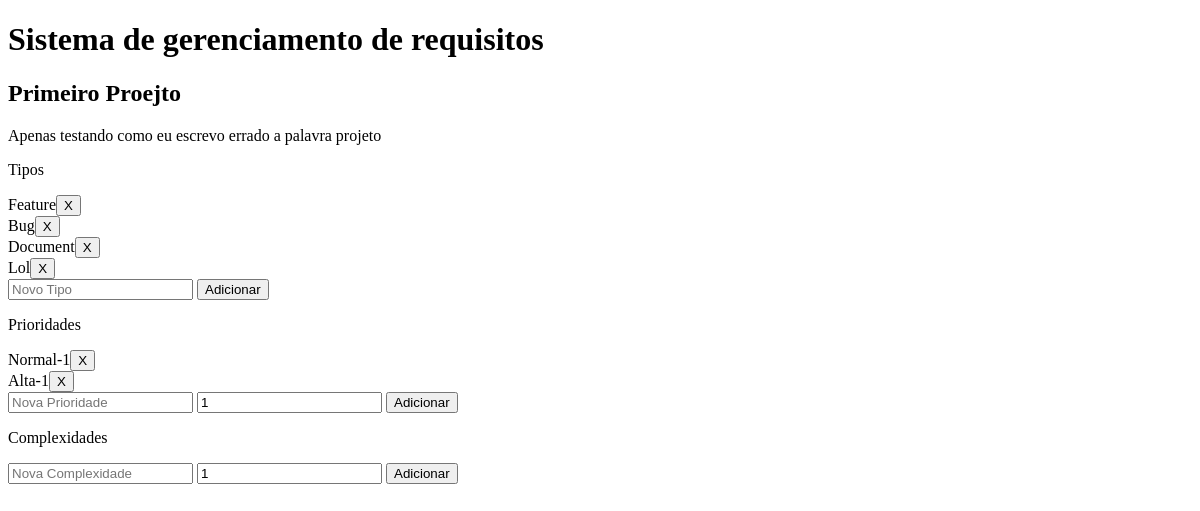
/projeto/1, run on an earlier commit of the app's database.
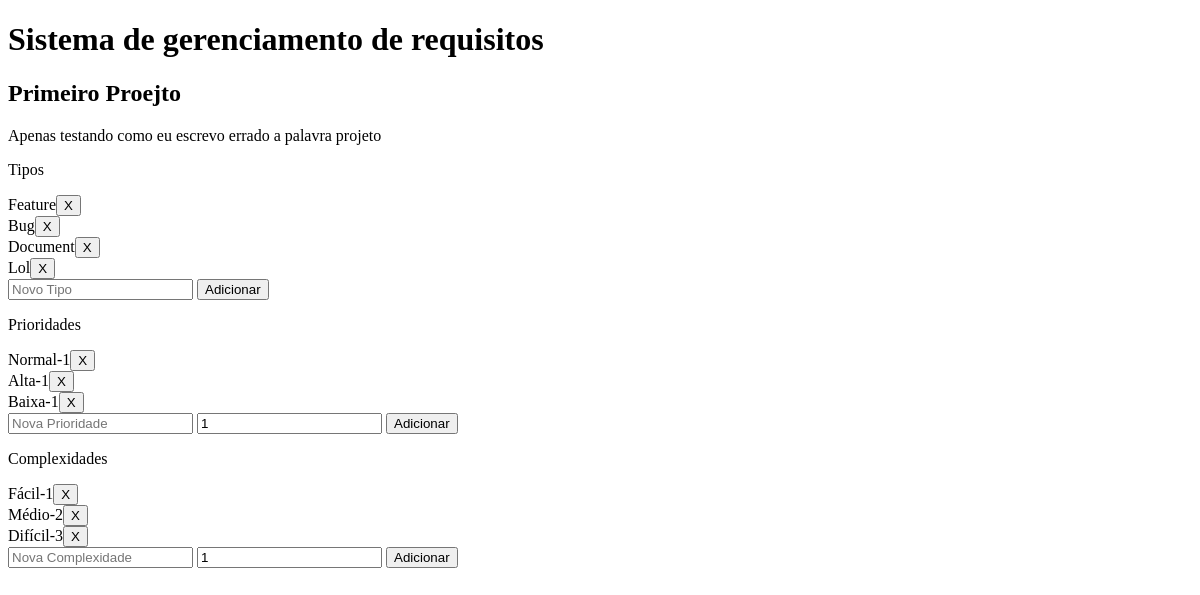
And on a later commit of the database.
### Projeto/models.py (models this page shows, shortened)
class Projeto(models.Model):
	nome = models.CharField(max_length=45)
	descricao = models.TextField(max_length=512)
	def propiedades(self):
		return {'projeto' : self,
		'tipos': self.tipos.all(),
		'prioridades': self.prioridades.all(),
		'complexidades':self.complexidades.all()}

class Tipo(models.Model):
	nome = models.CharField(max_length=125)
	projeto = models.ForeignKey(Projeto, on_delete=models.CASCADE, related_name='tipos')

class Prioridade(models.Model):
	label = models.CharField(max_length=125)
	valor = models.IntegerField()
	projeto = models.ForeignKey(Projeto, on_delete=models.CASCADE, related_name='prioridades')

class Complexidade(models.Model):
	label = models.CharField(max_length=125)
	valor = models.IntegerField()
	projeto = models.ForeignKey(Projeto, on_delete=models.CASCADE, related_name='complexidades')

### Projeto/projetoView.py (the view)
# urls.py: url(r'^projeto/(?P<projeto_id>\d+)$', ProjetoExibir.as_view(), name='exibir_projeto'),
class ProjetoExibir(View):
	template = 'projeto.html'
	def get(self, request, projeto_id):
		projeto = Projeto.objects.get(id=projeto_id)
		return render(request, self.template, projeto.propiedades())

### Projeto/templates/projeto.html (shortened to what this page needs)
{% extends 'base.html' %}
{% block content %}
	<h2>{{ projeto.nome }}</h2>
	<p>{{ projeto.descricao}}</p>
	<div id="tipos">
	<p>Tipos</p>
	{% for tipo in tipos %}
		<div>
			{{tipo.nome}}<button id="deletar_tipo" onclick="deletar_tipo({{tipo.id}})">X</button>
		</div>
	{% endfor %}
		<input type="text" name="tipo" placeholder="Novo Tipo" id="tipo">
		<button type="button" id="adicionar_tipo">Adicionar</button>
	</div>
	<div id="Prioridades">
	<p>Prioridades</p>
	{% for prioridade in prioridades %}
		<div>
			{{prioridade.label}}-{{prioridade.valor}}<button id="deletar_prioridade" onclick="deletar_prioridade({{prioridade.id}})">X</button>
		</div>
	{% endfor %}
		<input type="text" name="prioridade" placeholder="Nova Prioridade" id="prioridade">
		<input type="number" min="1" name="prioridade" placeholder="valor" id="prioridade_valor" value="1">
		<button type="button" id="adicionar_prioridade">Adicionar</button>
	</div>
	<div id="Complexidades">
	<p>Complexidades</p>
	{% for complexidade in complexidades %}
		<div>
			{{complexidade.label}}-{{complexidade.valor}}<button id="deletar_complexidade" onclick="deletar_complexidade({{complexidade.id}})">X</button>
		</div>
	{% endfor %}
		<input type="text" name="complexidade" placeholder="Nova Complexidade" id="complexidade">
		<input type="number" min="1" name="complexidade" placeholder="valor" id="complexidade_valor" value="1">
		<button type="button" id="adicionar_complexidade">Adicionar</button>
	</div>
{% endblock %}

### Projeto/templates/base.html (shortened to what this page needs)
{% load static %}
<!DOCTYPE html>
<html>
<head>
</head>
<body>
	<h1>Sistema de gerenciamento de requisitos</h1>
	{% block content %}
	{% endblock %}
</body>
</html>

What changed in the data, as far as the page shows it:
added Prioridade: label "Baixa", valor "1"
added Complexidade: label "Fácil", valor "1"
added Complexidade: label "Médio", valor "2"
added Complexidade: label "Difícil", valor "3"
